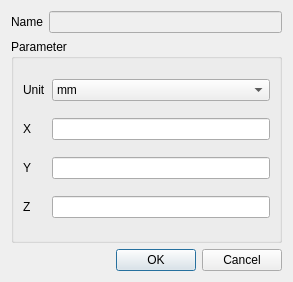
<?xml version="1.0" encoding="UTF-8"?>
<ui version="4.0">
 <class>dialogDefine</class>
 <widget class="QDialog" name="dialogDefine">
  <property name="geometry">
   <rect>
    <x>0</x>
    <y>0</y>
    <width>293</width>
    <height>282</height>
   </rect>
  </property>
  <property name="windowTitle">
   <string>Dialog</string>
  </property>
  <layout class="QGridLayout" name="gridLayout_3">
   <item row="0" column="0">
    <widget class="QLabel" name="label_4">
     <property name="text">
      <string>Name</string>
     </property>
    </widget>
   </item>
   <item row="0" column="1">
    <widget class="QLineEdit" name="name">
     <property name="enabled">
      <bool>false</bool>
     </property>
    </widget>
   </item>
   <item row="1" column="0" colspan="2">
    <widget class="QGroupBox" name="groupBox">
     <property name="title">
      <string>Parameter</string>
     </property>
     <layout class="QGridLayout" name="gridLayout">
      <item row="5" column="1">
       <widget class="QLineEdit" name="zValue"/>
      </item>
      <item row="4" column="1">
       <widget class="QLineEdit" name="yValue"/>
      </item>
      <item row="4" column="0">
       <widget class="QLabel" name="label_2">
        <property name="text">
         <string>Y</string>
        </property>
       </widget>
      </item>
      <item row="3" column="0">
       <widget class="QLabel" name="label">
        <property name="text">
         <string>X</string>
        </property>
       </widget>
      </item>
      <item row="5" column="0">
       <widget class="QLabel" name="label_3">
        <property name="text">
         <string>Z</string>
        </property>
       </widget>
      </item>
      <item row="3" column="1">
       <widget class="QLineEdit" name="xValue"/>
      </item>
      <item row="2" column="1">
       <widget class="QComboBox" name="unitComboBox">
        <item>
         <property name="text">
          <string>mm</string>
         </property>
        </item>
        <item>
         <property name="text">
          <string>cm</string>
         </property>
        </item>
        <item>
         <property name="text">
          <string>dm</string>
         </property>
        </item>
        <item>
         <property name="text">
          <string>m</string>
         </property>
        </item>
       </widget>
      </item>
      <item row="2" column="0">
       <widget class="QLabel" name="label_5">
        <property name="text">
         <string>Unit</string>
        </property>
       </widget>
      </item>
     </layout>
    </widget>
   </item>
   <item row="2" column="0" colspan="2">
    <widget class="QDialogButtonBox" name="buttonBox">
     <property name="orientation">
      <enum>Qt::Horizontal</enum>
     </property>
     <property name="standardButtons">
      <set>QDialogButtonBox::Cancel|QDialogButtonBox::Ok</set>
     </property>
    </widget>
   </item>
  </layout>
 </widget>
 <resources/>
 <connections>
  <connection>
   <sender>buttonBox</sender>
   <signal>accepted()</signal>
   <receiver>dialogDefine</receiver>
   <slot>accept()</slot>
   <hints>
    <hint type="sourcelabel">
     <x>248</x>
     <y>254</y>
    </hint>
    <hint type="destinationlabel">
     <x>157</x>
     <y>274</y>
    </hint>
   </hints>
  </connection>
  <connection>
   <sender>buttonBox</sender>
   <signal>rejected()</signal>
   <receiver>dialogDefine</receiver>
   <slot>reject()</slot>
   <hints>
    <hint type="sourcelabel">
     <x>316</x>
     <y>260</y>
    </hint>
    <hint type="destinationlabel">
     <x>286</x>
     <y>274</y>
    </hint>
   </hints>
  </connection>
 </connections>
</ui>
